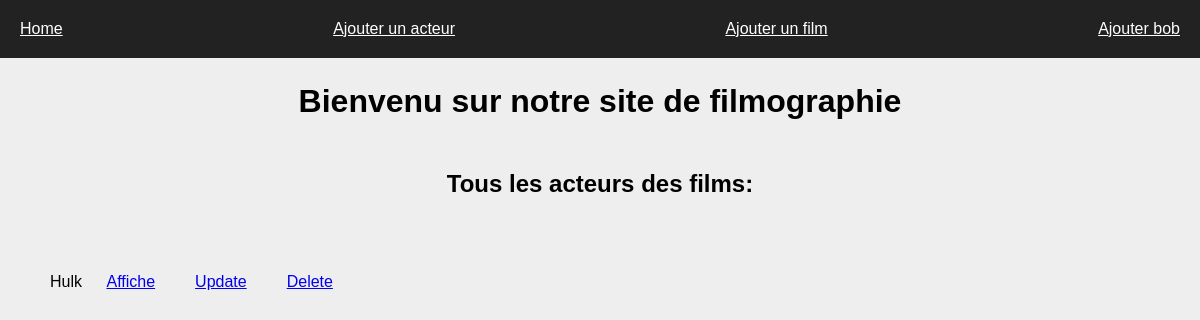
Before: /Films_MCU/ with the older database file.
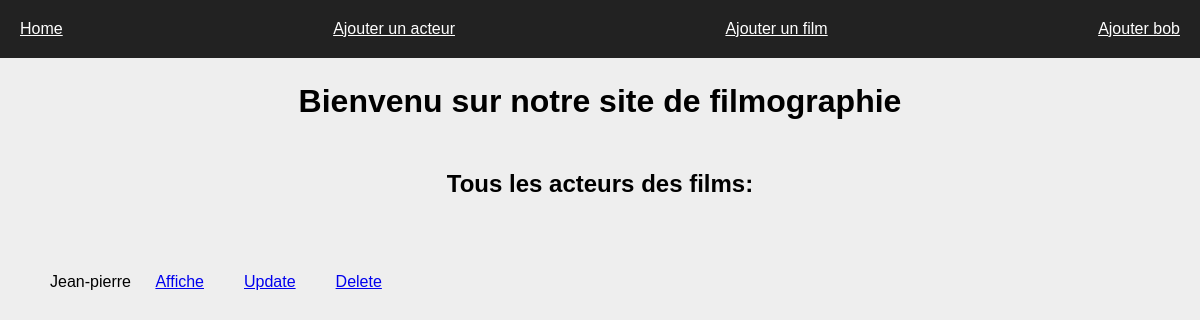
After: the same page with the newer database file.
### Films_MCU/models.py (models this page shows, shortened)
class Superhero(models.Model):
    nom = models.CharField(max_length=100,blank=False)
    date = models.DateField(blank=False, default=django.utils.timezone.now())
    createur = models.CharField(max_length=100,blank=False)
    acteurs = models.TextField(blank=False)
    super_pouvoir = models.TextField(blank=False)
    description = models.TextField(blank=False)
    def __str__(self):
        return f"{self.nom}"

### Films_MCU/views.py (the view)
# urls.py: path('',views.home),
def home(request):
    objects = list(models.Superhero.objects.all())
    return render(request, 'Films_MCU/home.html',{"objects" : objects})

### Films_MCU/templates/Films_MCU/home.html (shortened to what this page needs)
{% extends "Films_MCU/main.html" %}
{% block content %}
    <h1> Bienvenu sur notre site de filmographie </h1>
    <h2> Tous les acteurs des films: </h2>
    <ol>
        {% for i in objects %}
            <li>{{i}} <a class="link" href="/Films_MCU/affiche2/{{i.id}}">Affiche</a><a class="link" href="/Films_MCU/update2/{{i.id}}">Update</a><a class="link" href="/Films_MCU/delete2/{{i.id}}">Delete</a></li>
        {% endfor %}
    </ol>
{% endblock %}

### Films_MCU/templates/Films_MCU/main.html (shortened to what this page needs)
<!DOCTYPE html>
 <html>
  <head>
   {% load static %}
   <link rel="stylesheet" href="{%static 'Films_MCU/test/main.css' %}">
  </head>
  <body>
    <nav><a href="/Films_MCU/home">Home</a><a href="/Films_MCU/ajout2">Ajouter un acteur</a><a href="/Films_MCU/ajout">Ajouter un film</a><a href="categorie">Ajouter bob</a></nav>
    {% block content %}
    {% endblock %}
  </body>
 </html>

### Films_MCU/static/Films_MCU/test/main.css (style rules this page uses)
* { margin:0; padding:0; font-family:arial; }
body { background-color: #EEE; }
a { margin:20px; }
h1, h2 { text-align:center;padding:25px; }
ol > li { width:50%;padding:50px; }
nav { display:flex; justify-content:space-between; background:#222; }
nav > a { color:white; }

Changed rows visible on the page:
removed Superhero: nom "Hulk"
added Superhero: nom "Jean-pierre"
